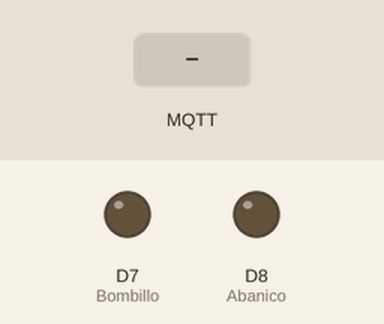
The sketch below on a simulated ESP8266 (NodeMCU). Shown: output pins drawn as LEDs (lit = HIGH). Inputs (shaded band) come from the test bench. WiFi joins after 1.5 s; servers stay silent unless stated; no MQTT or app messages arrive unless stated; what the sketch prints to the serial monitor is not drawn.

Above: at 2.7 s.
2.8 s: MQTT message "0" arrives on the first subscribed topic
At 4.0 s:
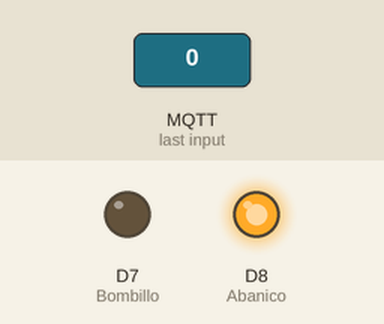
4.3 s: MQTT message "1" arrives on the first subscribed topic
At 5.1 s:
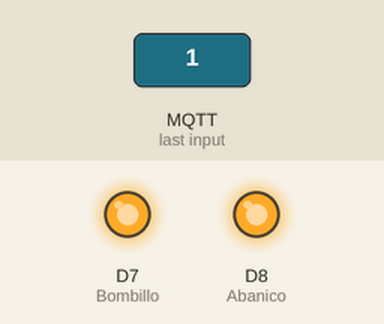
5.8 s: MQTT message "0" arrives on the first subscribed topic
At 6.3 s:
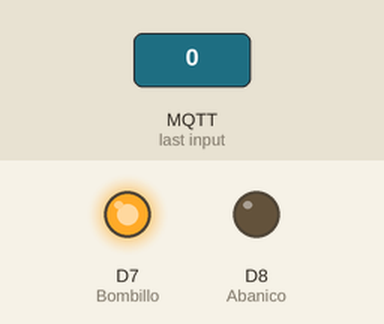
7.3 s: MQTT message "2" arrives on the first subscribed topic
At 8.6 s:
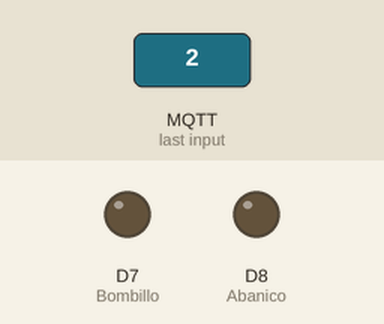
Timing chart, 0 to 9.8 s (numbered marks = the images above; inputs shaded):
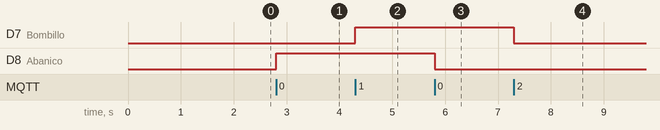

The sketch:

ESP_sub.ino
```cpp
#include <ESP8266WiFi.h>
#include <PubSubClient.h>

// WiFi settings
const char *ssid = "Pablo";             // Replace with your WiFi name
const char *password = "pablo123";   // Replace with your WiFi password

// MQTT Broker settings
const char *mqtt_broker = "broker.emqx.io";  // EMQX broker endpoint
const char *mqtt_topic = "eie/ucon/proy/luz";     // MQTT topic
const char *mqtt_username = "emqx";  // MQTT username for authentication
const char *mqtt_password = "public";  // MQTT password for authentication
const int mqtt_port = 1883;  // MQTT port (TCP)

WiFiClient espClient;
PubSubClient mqtt_client(espClient);

// Pin de los LEDs
const int Abanico = D8;
const int Bombillo = D7;

void connectToWiFi();
void connectToMQTTBroker();
void mqttCallback(char *topic, byte *payload, unsigned int length);

void setup() {
    Serial.begin(115200);


     // Configurar pines de los LEDS como salida
    pinMode(Abanico, OUTPUT);
    pinMode(Bombillo, OUTPUT);

    // Iniciar con los LEDS apagados
    digitalWrite(Abanico, LOW);
    digitalWrite(Bombillo, LOW);

    connectToWiFi();
    mqtt_client.setServer(mqtt_broker, mqtt_port);
    mqtt_client.setCallback(mqttCallback);
    connectToMQTTBroker();
}

void connectToWiFi() {
    WiFi.begin(ssid, password);
    Serial.print("Connecting to WiFi");
    while (WiFi.status() != WL_CONNECTED) {
        delay(500);
        Serial.print(".");
    }
    Serial.println("\nConnected to the WiFi network");
}

void connectToMQTTBroker() {
    while (!mqtt_client.connected()) {
        String client_id = "esp8266-client-" + String(WiFi.macAddress());
        Serial.printf("Connecting to MQTT Broker as %s.....\n", client_id.c_str());
        if (mqtt_client.connect(client_id.c_str())) {
            Serial.println("Connected to MQTT broker");
            mqtt_client.subscribe(mqtt_topic);
            // Publish message upon successful connection
            mqtt_client.publish(mqtt_topic, "Hi EMQX I'm ESP8266 ^^");
        } else {
            Serial.print("Failed to connect to MQTT broker, rc=");
            Serial.print(mqtt_client.state());
            Serial.println(" try again in 5 seconds");
            delay(5000);
        }
    }
}

void mqttCallback(char *topic, byte *payload, unsigned int length) {
    Serial.print("Message received on topic: ");
    Serial.println(topic);
    Serial.print("Message:");

    String message = "";
    for (unsigned int i = 0; i < length; i++) {
        message += (char)payload[i];
    }
    message.trim(); // Eliminar espacios y caracteres extra al inicio o final
    Serial.println(message);
    Serial.println("-----------------------");

    // Toggle logic for each command
    if (message == "0") {
        digitalWrite(Abanico, !digitalRead(Abanico)); // Toggle Abanico
        Serial.println(digitalRead(Abanico) ? "Abanico ON" : "Abanico OFF");
    } else if (message == "1") {
        digitalWrite(Bombillo, !digitalRead(Bombillo)); // Toggle Bombillo
        Serial.println(digitalRead(Bombillo) ? "Bombillo ON" : "Bombillo OFF");
    } else if (message == "2") {
      digitalWrite(Abanico, LOW);
      digitalWrite(Bombillo, LOW);
    } else {
        Serial.println("Unknown command");
    }
}


void loop() {
    if (!mqtt_client.connected()) {
        connectToMQTTBroker();
    }
    mqtt_client.loop();

}
```

Measured:
- after the input at 2.8 s, D8 (Abanico): LOW → HIGH at once
- after the input at 4.3 s, D7 (Bombillo): LOW → HIGH at once
- after the input at 5.8 s, D8 (Abanico): HIGH → LOW at once
- after the input at 7.3 s, D7 (Bombillo): HIGH → LOW at once
